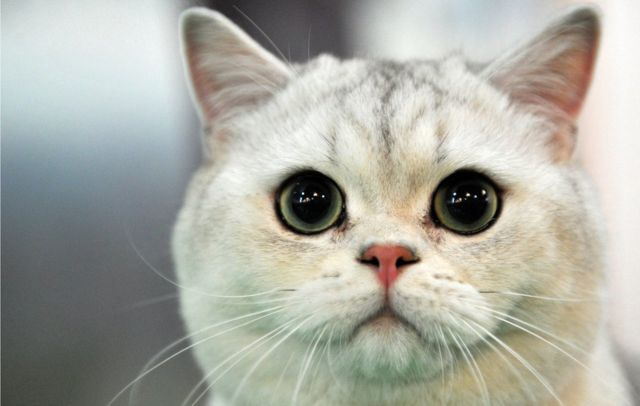
//> input picture test.jpg, 640 x 406 px
$ ./imageTransforms   (built with g++ and OpenCV 4)
//> lines starting //> are read from the running program, lines starting //| are printed output that depends on the picture; after the words box and inside, x2 and y2 are one past the last pixel; in counts of white or black regions, pixels touching at a corner belong together
#include <opencv2/opencv.hpp>
#include <iostream>

using namespace std;
using namespace cv;

/*
General Image Transforms
resize(): Goruntunun boyutunu degistirir.
Goruntuyu buyuturken piksellerin arasi acilir resize() piksellerin arasindaki bosluklarý doldurur.
Canny: Kenarlarin keskinligini alir, soluklastirir. Hedef kenarlari bulmak.
-> Gurltuler yuksek frakanslidir ve biz onlari canny ile azaltiriz.
*/

/*
En son test ederken LNK1168 hatasi aldim. O yuzden ciktilari ekleyemedim.
*/

int main(int argc, char** argv) {

    //iki farkli sekilde uyguladim.
    Mat image = imread("Resources/test.jpg");
//> image is the input picture: 406 rows x 640 cols, CV_8UC3; mean B, G, R 162.8, 172, 171.4
    Mat img = imread("Resources/test.jpg");
    Mat imgResize, imgCrop, dst_resize, dst_rotate, imgCanny, imgGray, imgBlur;

    resize(img, imgResize, Size(), 0.5, 0.5);

    Rect roi(200, 100, 400, 300);
    imgCrop = img(roi);
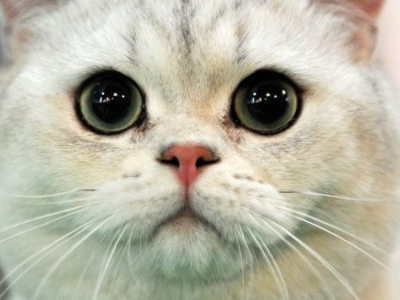
//> imgCrop: 300 rows x 400 cols, CV_8UC3; mean B, G, R 163.2, 180.7, 183.4

    Point2f srcQuad[] = {
        Point2f(0, 0),
        Point2f(image.cols - 1, 0),
        Point2f(image.cols - 1, image.rows - 1),
        Point2f(0, image.rows - 1)
    };

    Point2f dstQuad[] = {
        Point2f(image.cols * 0.05f, image.rows * 0.33f),
        Point2f(image.cols * 0.9f, image.rows * 0.25f),
        Point2f(image.cols * 0.8f, image.rows * 0.9f),
        Point2f(image.cols * 0.2f, image.rows * 0.7f)
    };

    Mat warp_mat = getPerspectiveTransform(srcQuad, dstQuad);
    Mat dst;
    warpPerspective(image, dst, warp_mat, image.size(), INTER_LINEAR,
        BORDER_CONSTANT, Scalar());
    for (int i = 0; i < 4; i++)
        circle(dst, dstQuad[i], 5, Scalar(255, 0, 255), -1);
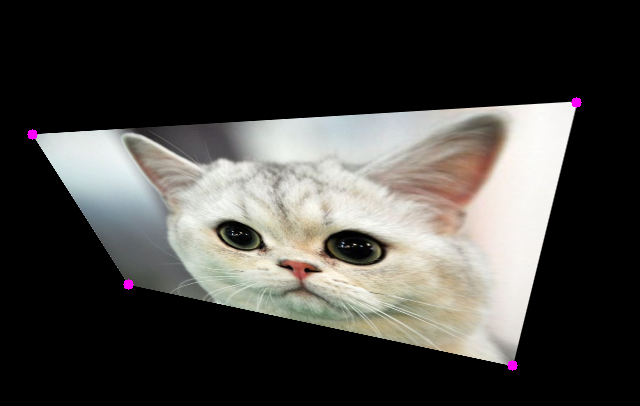
//> dst: 406 rows x 640 cols, CV_8UC3; mean B, G, R 64.8, 68.1, 69.5

    resize(image, dst_resize, Size(2500, 1500), 0, 0, INTER_LINEAR);
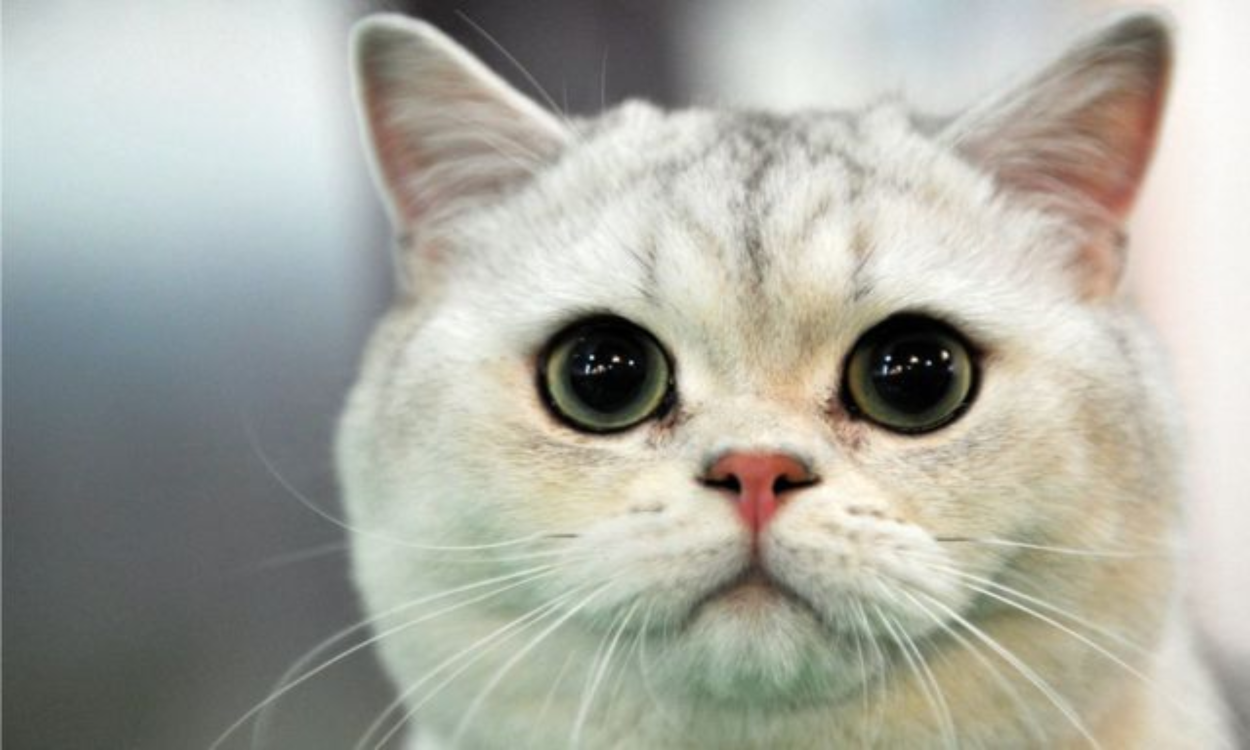
//> dst_resize: 1500 rows x 2500 cols, CV_8UC3 (shown at 1/2 size); mean B, G, R 162.7, 171.9, 171.3

    double angle = -45;

    Point2f center((image.cols - 1) / 2.0, (image.rows - 1) / 2.0);
//> center = Point(319.5, 202.5)
    Mat rot = getRotationMatrix2D(center, angle, 1.0);

    Rect2f bbox = cv::RotatedRect(Point2f(), image.size(), angle).boundingRect2f();
//> bbox = Rect(-369.8, -369.8, 739.6, 739.6)

    rot.at<double>(0, 2) += bbox.width / 2.0 - image.cols / 2.0;
    rot.at<double>(1, 2) += bbox.height / 2.0 - image.rows / 2.0;

    warpAffine(image, dst_rotate, rot, bbox.size());
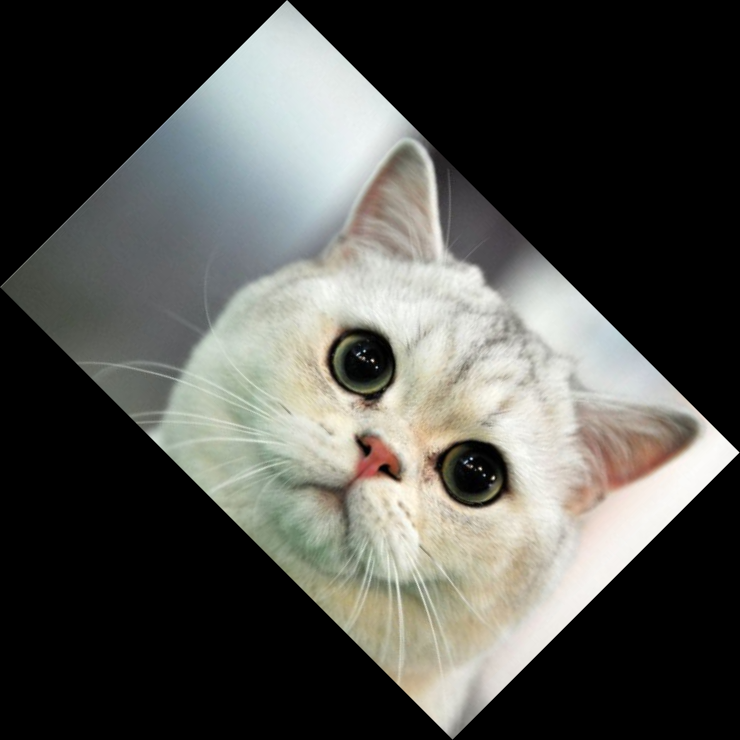
//> dst_rotate: 740 rows x 740 cols, CV_8UC3; mean B, G, R 77.3, 81.6, 81.3

    cvtColor(img, imgGray, COLOR_BGR2GRAY);
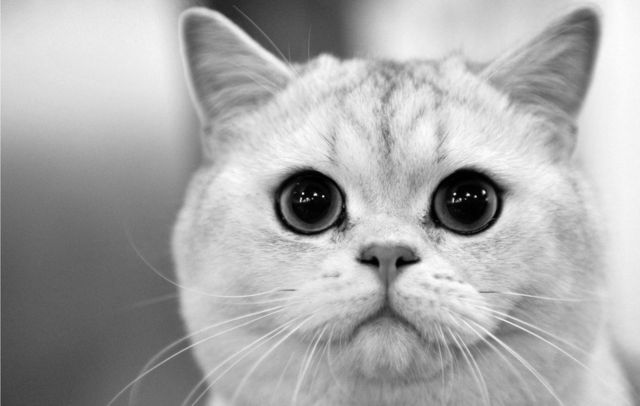
//> imgGray: 406 rows x 640 cols, CV_8UC1; min 0, max 253, mean 170.8
	GaussianBlur(imgGray, imgBlur, Size(7, 7), 5, 0);		// (3,3), 3 , 0
	Canny(imgBlur, imgCanny, 50, 150);					// 25, 75
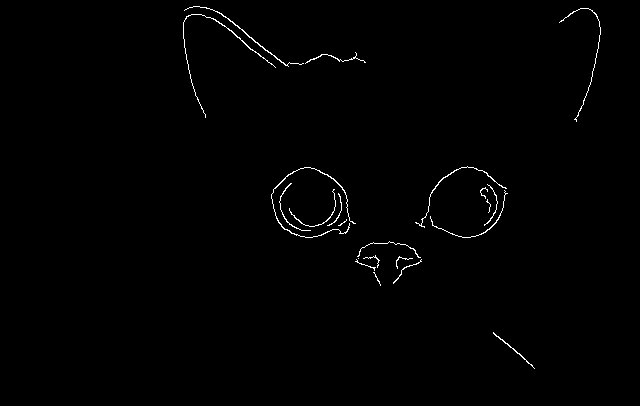
//> imgCanny: 406 rows x 640 cols, CV_8UC1; 0.72% white in thin lines or dots, all inside (x1, y1, x2, y2) = (183, 6, 601, 369)
    Canny(imgBlur, imgCanny, 25, 75);
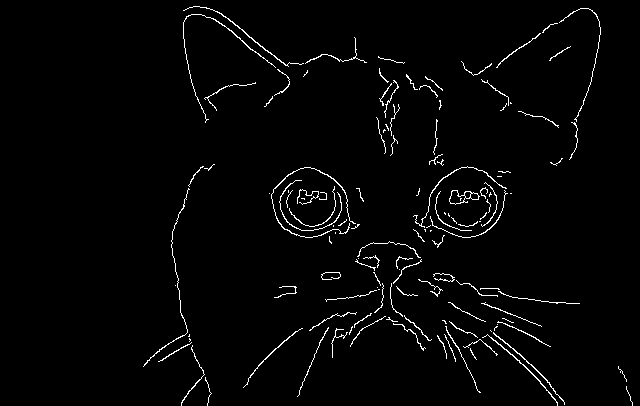
//> imgCanny: 406 rows x 640 cols, CV_8UC1; 2.2% white in thin lines or dots, all inside (x1, y1, x2, y2) = (143, 6, 633, 406)

    imshow("Orjinal Resim", image);
    imshow("Perspective Transform Test", dst);
    imshow("Resize Resim", dst_resize);
    imshow("Rotate Resim", dst_rotate);
    imshow("Orjinal Resim2", img);
    imshow("Image Resize Resim", imgResize);
    imshow("Image Crop Resim", imgCrop);
    imshow("Image Canny", imgCanny);


    int k = waitKey(0); // Wait for a keystroke in the window
//> the space key is pressed
    if (k == 's')
    {
        imwrite("Resources/orijinal_resim.jpg", image);
        imwrite("Resources/resize_resim.jpg", dst);
        imwrite("Resources/rotate_resim.jpg", dst_resize);
        imwrite("Resources/perspective_transform_resim.jpg", dst_rotate);
        imwrite("Resources/orijinal_resim2.jpg", dst_rotate);
        imwrite("Resources/image_resize_resim.jpg", imgResize);
        imwrite("Resources/image_crop_resim.jpg", imgCrop);
        imwrite("Resources/canny_resim.jpg", imgCanny);
        cout << "Resimler 'Resources' dosyasina kaydedildi.";
    }
    return 0;
}
